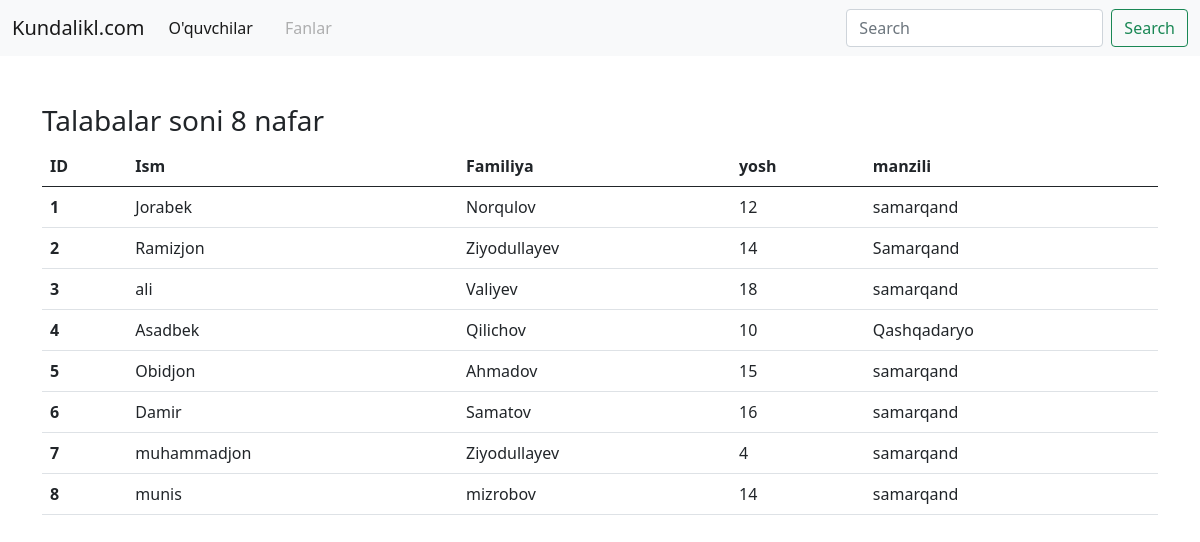
Screenshot of /talaba/ with the database file from the repository.
### baho/models.py (models this page shows, shortened)
class Talaba(models.Model):
    ism=models.CharField(max_length=255)
    familya=models.CharField(max_length=255)
    yosh=models.IntegerField(max_length=5)
    manzil=models.TextField()

### baho/views.py (the view)
# urls.py: path('talaba/',talaba,name="talaba"),
def talaba(request):
    talaba=Talaba.objects.all()
    tal_soni=Talaba.objects.count()
    context={
        "talaba":talaba,
        "tal_soni":tal_soni
    }
    return render(request,"talaba.html",context)

### templates/talaba.html (shortened to what this page needs)
<!DOCTYPE html>
<html lang="en">
<head>
    <link href="https://cdn.jsdelivr.net/npm/bootstrap@5.0.2/dist/css/bootstrap.min.css" rel="stylesheet">
</head>
<body>
 <nav class="navbar navbar-expand-lg navbar-light bg-light">
  <div class="container-fluid">
    <a class="navbar-brand" href="{% url 'bosh' %}">Kundalikl.com</a>
    <div class="collapse navbar-collapse" id="navbarSupportedContent">
      <ul class="navbar-nav me-auto mb-2 mb-lg-0">
        <li class="nav-item">
          <a class="nav-link active" aria-current="page" href="{% url 'talaba' %}">O'quvchilar</a>
        </li>
        <li class="nav-item">
          <a class="nav-link" href="#"></a>
        </li>
        <li class="nav-item">
          <a class="nav-link disabled" href="{% url 'fan' %}" tabindex="-1" aria-disabled="true">Fanlar</a>
        </li>
      </ul>
      <form class="d-flex">
        <input class="form-control me-2" type="search" placeholder="Search" aria-label="Search">
        <button class="btn btn-outline-success" type="submit">Search</button>
      </form>
    </div>
  </div>
</nav>
  <div class="container mt-5">
    <h3>Talabalar soni {{ tal_soni }} nafar</h3>
    <table class="table">
      <thead>
    <tr>
      <th scope="col">ID</th>
      <th scope="col">Ism</th>
      <th scope="col">Familiya</th>
      <th scope="col">yosh</th>
      <th scope="col">manzili</th>
    </tr>
  </thead>
  <tbody>
  {% for talaba in talaba%}
    <tr>
      <th scope="row">{{ talaba.id }}</th>
      <td>{{ talaba.ism }}</td>
      <td>{{ talaba.familya }}</td>
      <td>{{ talaba.yosh }}</td>
      <td>{{ talaba.manzil }}</td>
    </tr>
  {% endfor %}
  </tbody>
</table>
  </div>
</body>
</html>

### rows the page displays
Talaba: id "1", ism "Jorabek", familya "Norqulov", yosh "12", manzil "samarqand"
Talaba: id "2", ism "Ramizjon", familya "Ziyodullayev", yosh "14", manzil "Samarqand"
Talaba: id "3", ism "ali", familya "Valiyev", yosh "18", manzil "samarqand"
Talaba: id "4", ism "Asadbek", familya "Qilichov", yosh "10", manzil "Qashqadaryo"
Talaba: id "5", ism "Obidjon", familya "Ahmadov", yosh "15", manzil "samarqand"
Talaba: id "6", ism "Damir", familya "Samatov", yosh "16", manzil "samarqand"
Talaba: id "7", ism "muhammadjon", familya "Ziyodullayev", yosh "4", manzil "samarqand"
Talaba: id "8", ism "munis", familya "mizrobov", yosh "14", manzil "samarqand"

### other values shown
{{ tal_soni }} "8"
